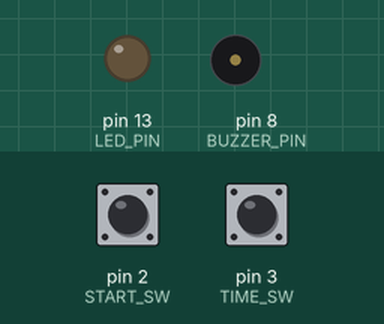
Recording of a sketch running on a simulated Arduino Uno, built with avr-gcc and run on an emulated ATmega328P. On the bench: output pins drawn as LEDs (lit = HIGH), buzzer (waves = sounding). Inputs (shaded band) come from the test bench; at power-on: pin 2 (START_SW) LOW, pin 3 (TIME_SW) LOW.

Above: at 1.2 s.
1.3 s: pin 2 (START_SW) pulled HIGH for 0.15 s
At 2.4 s:
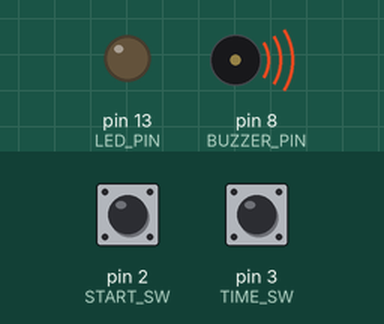
Timing chart, 0 to 4.3 s (numbered marks = the images above; inputs shaded):
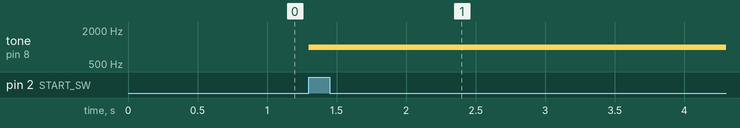

Measured:
- after the input at 1.3 s, tone on pin 8 (BUZZER_PIN): silent → 1000 Hz at once

The sketch:

Microwave_RTOS.ino
```cpp
#include <Arduino_FreeRTOS.h>

#define LED_PIN         13
#define BUZZER_PIN      8

#define START_SW        2
#define TIME_SW         3
#define EXTRA_SW        4

#define IDLE_ST         0
#define ON_ST           1
#define PAUSE_ST        2

volatile int STATE = IDLE_ST;
volatile int TIME = 0;

/*
 * Setup Routine
 */

void setup() {
  //Setup LED
  pinMode(LED_PIN, OUTPUT);
  digitalWrite(LED_PIN, LOW);

  // Setup Switches
  pinMode(START_SW, INPUT);
  attachInterrupt(digitalPinToInterrupt(START_SW), startSwitchInt, RISING);

  pinMode(TIME_SW, INPUT);
  attachInterrupt(digitalPinToInterrupt(TIME_SW), timeSwitchInt, RISING);

  pinMode(EXTRA_SW, INPUT);

  // Create Microwave Task
  xTaskCreate(
    TaskMicrowave,
    (const portCHAR *) "Microwaving",
    128,
    NULL,
    2,
    NULL);

  // Turn on Interrupts
  interrupts();
}

void loop() {
  // Do nothing
}

/*
 * FreeRTOS Tasks
 */

void TaskMicrowave(void *pvParameters) {
  (void) pvParameters;


}

/*
 * Interrupt Routines
 */

void startSwitchInt() {
  noInterrupts();
  tone(8, 1000);
/*
  switch(STATE) {
    case IDLE_ST:

      break;
    case ON_ST:

      break;
    case PAUSE_ST:

      break;
  }
  */
  interrupts();
}

void timeSwitchInt() {
  noInterrupts();
  if (TIME < 15)
    TIME += 5;
  interrupts();
}
```
